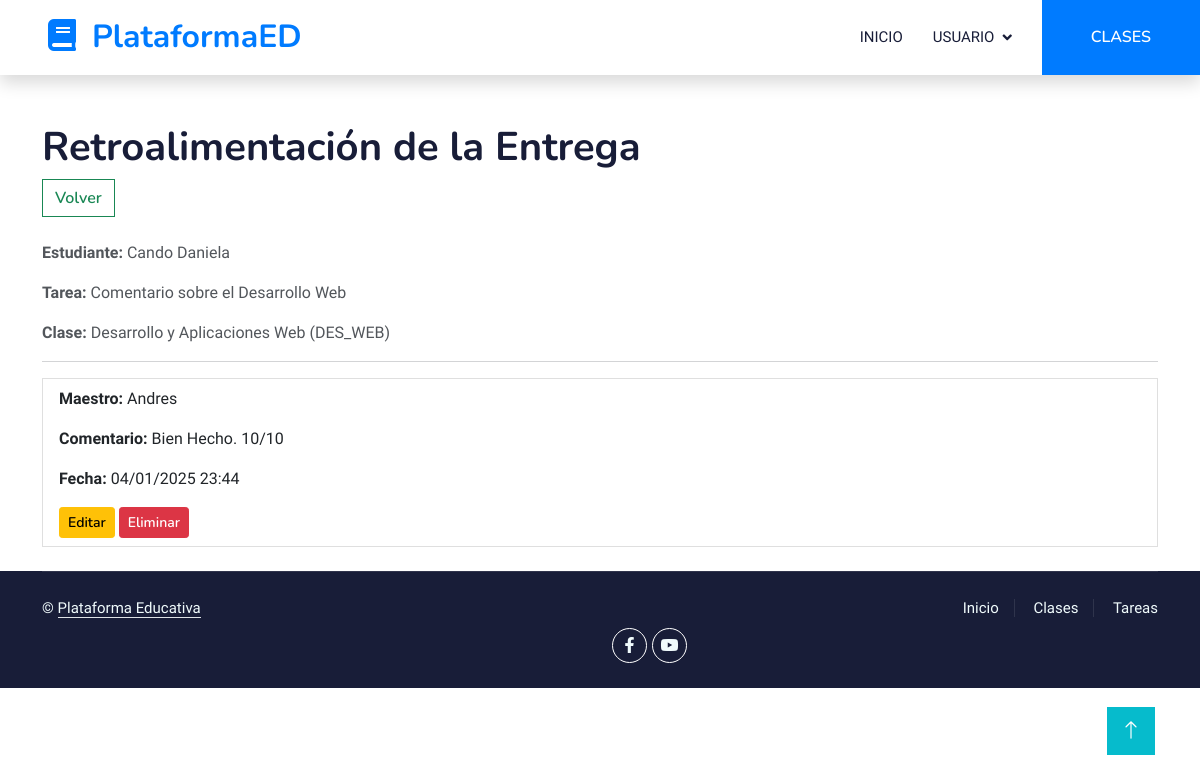
The page /verRetroalimentacion/16/ (signed in) on the database its author committed.
### Aplicaciones/Clase/models.py (models this page shows, shortened)
class Entrega(models.Model):
    id = models.AutoField(primary_key=True)
    tarea = models.ForeignKey(Tarea, on_delete=models.CASCADE, related_name="entregas")
    estudiante = models.ForeignKey(CustomUser, on_delete=models.CASCADE, limit_choices_to={'es_maestro': False}, related_name="entregas")
    archivo = models.FileField(upload_to="entregas/")
    comentario = models.TextField(blank=True, null=True)
    fecha_entrega = models.DateTimeField(auto_now_add=True)

class CustomUser(AbstractUser):
    es_maestro = models.BooleanField(default=False)

class Tarea(models.Model):
    id = models.AutoField(primary_key=True)
    clase = models.ForeignKey(Clase, on_delete=models.CASCADE, related_name="tareas")
    titulo = models.CharField(max_length=255)
    descripcion = models.TextField()
    fecha_entrega = models.DateField()

class Clase(models.Model):
    id = models.AutoField(primary_key=True)
    titulo = models.CharField(max_length=255)
    descripcion = models.TextField()
    maestro = models.ForeignKey(CustomUser, on_delete=models.CASCADE, limit_choices_to={'es_maestro': True}, related_name="clases")
    video_url = models.URLField(blank=True, null=True)
    fecha_publicacion = models.DateTimeField(auto_now_add=True)
    def __str__(self):
        return self.titulo

class Retroalimentacion(models.Model):
    id = models.AutoField(primary_key=True)
    entrega = models.ForeignKey(Entrega, on_delete=models.CASCADE, related_name="retroalimentaciones")
    maestro = models.ForeignKey(CustomUser, on_delete=models.CASCADE, limit_choices_to={'es_maestro': True}, related_name="retroalimentaciones")
    comentario = models.TextField()
    fecha_retroalimentacion = models.DateTimeField(auto_now_add=True)

### Aplicaciones/Clase/views.py (the view)
# urls.py: path('verRetroalimentacion/<int:entrega_id>/', views.verRetroalimentacion, name='verRetroalimentacion'),
@login_required
def verRetroalimentacion(request, entrega_id):
    entrega = get_object_or_404(Entrega, id=entrega_id)
    if entrega.estudiante != request.user and not request.user.es_maestro:
        return HttpResponseForbidden("No tienes permiso para ver esta retroalimentación.")
    retroalimentaciones = entrega.retroalimentaciones.all()
    return render(request, "verRetroalimentacion.html", {"entrega": entrega, "retroalimentaciones": retroalimentaciones})

### Aplicaciones/Clase/templates/verRetroalimentacion.html (shortened to what this page needs)
{% extends "./plantilla.html" %}
{% block body %}
<div class="container mt-5">
    <h1>Retroalimentación de la Entrega</h1>
    <a href="{% url 'detalleTarea' entrega.tarea.id %}" class="btn btn-outline-success">Volver</a><br><br>
    <p><strong>Estudiante:</strong> {{ entrega.estudiante.last_name }} {{ entrega.estudiante.first_name }}</p>
    <p><strong>Tarea:</strong> {{ entrega.tarea.titulo }}</p>
    <p><strong>Clase:</strong> {{ entrega.tarea.clase }}</p>
    <hr>
    {% if retroalimentaciones %}
        <ul class="list-group">
            {% for retro in retroalimentaciones %}
                <li class="list-group-item">
                    <p><strong>Maestro:</strong> {{ retro.maestro.username }}</p>
                    <p><strong>Comentario:</strong> {{ retro.comentario }}</p>
                    <p><strong>Fecha:</strong> {{ retro.fecha_retroalimentacion|date:"d/m/Y H:i" }}</p>
                    {% if retro.maestro == request.user %}
                        <div class="mt-2">
                            <a href="{% url 'editarRetroalimentacion' retro.id %}" class="btn btn-warning btn-sm">Editar</a>
                            <form method="post" action="{% url 'eliminarRetroalimentacion' retro.id %}" style="display:inline;">
                                <button type="submit" class="btn btn-danger btn-sm">Eliminar</button>
                            </form>
                        </div>
                    {% endif %}
                </li>
            {% endfor %}
        </ul>
    {% else %}
        <p>No hay retroalimentaciones para esta entrega.</p>
    {% endif %}
</div>
<br>
{% endblock %}

### plataforma/static/plantilla/elearning/css/style.css (style rules this page uses)
:root { --primary: #007bff; --light: #F0FBFC; --dark: #181d38; }
.btn { font-family: 'Nunito', sans-serif; font-weight: 600; transition: .5s; }

### rows shown on the page
Entrega: estudiante.last_name "Cando", estudiante.first_name "Daniela", tarea.titulo "Comentario sobre el Desarrollo Web", tarea.clase "Desarrollo y Aplicaciones Web (DES_WEB)"
Retroalimentacion: maestro.username "Andres", comentario "Bien Hecho. 10/10", fecha_retroalimentacion "04/01/2025 23:44", shows "Editar"
